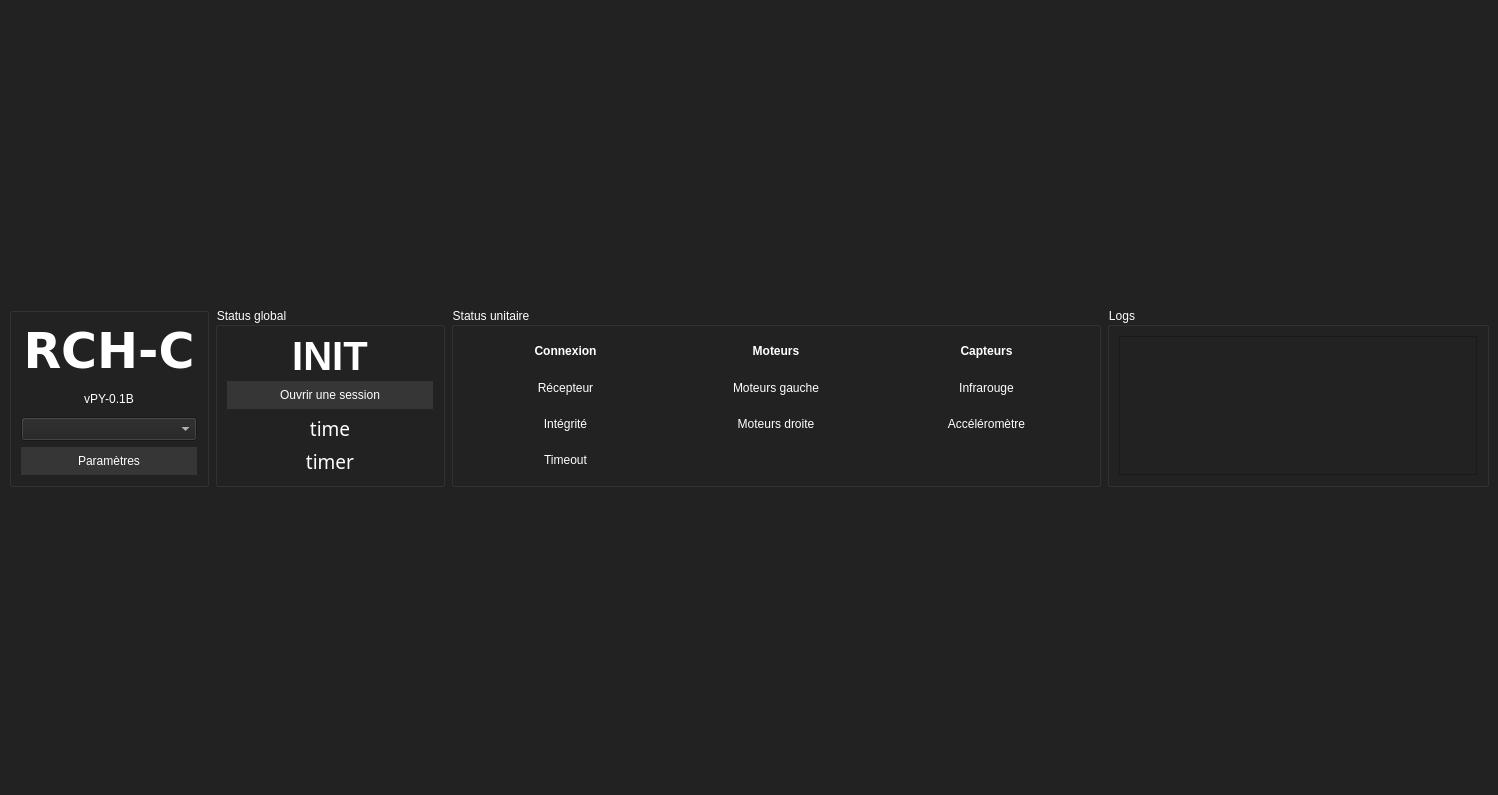
<?xml version="1.0" encoding="UTF-8"?>
<ui version="4.0">
 <class>MainWindow</class>
 <widget class="QMainWindow" name="MainWindow">
  <property name="geometry">
   <rect>
    <x>0</x>
    <y>0</y>
    <width>1498</width>
    <height>795</height>
   </rect>
  </property>
  <property name="baseSize">
   <size>
    <width>1280</width>
    <height>720</height>
   </size>
  </property>
  <property name="windowTitle">
   <string>RCH-C</string>
  </property>
  <property name="styleSheet">
   <string notr="true">QMainWindow {
	margin: 10px;
}

QMainWindow, QWidget {
	background-color: #222;
	color: #fff;
}

QPushButton {
	padding: 5px 8px;
	background-color: #363636;
	color: #fff;
	border: 2px solid #363636;
}

QPushButton:hover {
	border-color: #444;
}

QPushButton:pressed {
	background-color: #444;
}

QLabel[objectName^=&quot;statusLabel_&quot;] {
	background-color: #363636;
}

PlotWidget {
	border: 1px solid #363636;
}

QProgressBar {
    text-align: center;
}

 QProgressBar::chunk {
	background-color: #2ecc71;
	text-align: center;
 }</string>
  </property>
  <widget class="QWidget" name="centralwidget">
   <layout class="QGridLayout" name="gridLayout_2">
    <item row="0" column="2" colspan="2">
     <widget class="QGroupBox" name="statusBox">
      <property name="minimumSize">
       <size>
        <width>650</width>
        <height>0</height>
       </size>
      </property>
      <property name="maximumSize">
       <size>
        <width>650</width>
        <height>180</height>
       </size>
      </property>
      <property name="title">
       <string>Status unitaire</string>
      </property>
      <layout class="QHBoxLayout" name="horizontalLayout">
       <item>
        <layout class="QVBoxLayout" name="verticalLayout_6">
         <item>
          <widget class="QLabel" name="statusLabel_connexion">
           <property name="font">
            <font>
             <bold>true</bold>
            </font>
           </property>
           <property name="text">
            <string>Connexion</string>
           </property>
           <property name="alignment">
            <set>Qt::AlignCenter</set>
           </property>
          </widget>
         </item>
         <item>
          <widget class="QLabel" name="statusLabel_recepteur">
           <property name="text">
            <string>Récepteur</string>
           </property>
           <property name="alignment">
            <set>Qt::AlignCenter</set>
           </property>
          </widget>
         </item>
         <item>
          <widget class="QLabel" name="statusLabel_integrite">
           <property name="text">
            <string>Intégrité</string>
           </property>
           <property name="alignment">
            <set>Qt::AlignCenter</set>
           </property>
          </widget>
         </item>
         <item>
          <widget class="QLabel" name="statusLabel_timeout">
           <property name="text">
            <string>Timeout</string>
           </property>
           <property name="alignment">
            <set>Qt::AlignCenter</set>
           </property>
          </widget>
         </item>
        </layout>
       </item>
       <item>
        <layout class="QVBoxLayout" name="verticalLayout_5">
         <item>
          <widget class="QLabel" name="statusLabel_motors">
           <property name="font">
            <font>
             <bold>true</bold>
            </font>
           </property>
           <property name="text">
            <string>Moteurs</string>
           </property>
           <property name="alignment">
            <set>Qt::AlignCenter</set>
           </property>
          </widget>
         </item>
         <item>
          <widget class="QLabel" name="statusLabel_motorL">
           <property name="text">
            <string>Moteurs gauche</string>
           </property>
           <property name="alignment">
            <set>Qt::AlignCenter</set>
           </property>
          </widget>
         </item>
         <item>
          <widget class="QLabel" name="statusLabel_motorR">
           <property name="text">
            <string>Moteurs droite</string>
           </property>
           <property name="alignment">
            <set>Qt::AlignCenter</set>
           </property>
          </widget>
         </item>
         <item>
          <widget class="QLabel" name="label_4">
           <property name="text">
            <string/>
           </property>
          </widget>
         </item>
        </layout>
       </item>
       <item>
        <layout class="QVBoxLayout" name="verticalLayout_4">
         <item>
          <widget class="QLabel" name="statusLabel_sensors">
           <property name="font">
            <font>
             <bold>true</bold>
            </font>
           </property>
           <property name="text">
            <string>Capteurs</string>
           </property>
           <property name="alignment">
            <set>Qt::AlignCenter</set>
           </property>
          </widget>
         </item>
         <item>
          <widget class="QLabel" name="statusLabel_ir">
           <property name="text">
            <string>Infrarouge</string>
           </property>
           <property name="alignment">
            <set>Qt::AlignCenter</set>
           </property>
          </widget>
         </item>
         <item>
          <widget class="QLabel" name="statusLabel_acc">
           <property name="text">
            <string>Accéléromètre</string>
           </property>
           <property name="alignment">
            <set>Qt::AlignCenter</set>
           </property>
          </widget>
         </item>
         <item>
          <widget class="QLabel" name="label_6">
           <property name="text">
            <string/>
           </property>
          </widget>
         </item>
        </layout>
       </item>
      </layout>
     </widget>
    </item>
    <item row="0" column="1">
     <widget class="QGroupBox" name="globalStatusBox">
      <property name="minimumSize">
       <size>
        <width>230</width>
        <height>0</height>
       </size>
      </property>
      <property name="maximumSize">
       <size>
        <width>230</width>
        <height>180</height>
       </size>
      </property>
      <property name="title">
       <string>Status global</string>
      </property>
      <layout class="QVBoxLayout" name="verticalLayout">
       <item>
        <widget class="QLabel" name="statusLabel_global">
         <property name="font">
          <font>
           <pointsize>30</pointsize>
           <bold>true</bold>
          </font>
         </property>
         <property name="text">
          <string>INIT</string>
         </property>
         <property name="alignment">
          <set>Qt::AlignCenter</set>
         </property>
        </widget>
       </item>
       <item>
        <widget class="QPushButton" name="sessionButton">
         <property name="text">
          <string>Ouvrir une session</string>
         </property>
        </widget>
       </item>
       <item>
        <widget class="QLabel" name="clockLabel">
         <property name="maximumSize">
          <size>
           <width>16777215</width>
           <height>35</height>
          </size>
         </property>
         <property name="font">
          <font>
           <family>Ubuntu Mono</family>
           <pointsize>14</pointsize>
          </font>
         </property>
         <property name="midLineWidth">
          <number>-2</number>
         </property>
         <property name="text">
          <string>time</string>
         </property>
         <property name="alignment">
          <set>Qt::AlignCenter</set>
         </property>
        </widget>
       </item>
       <item>
        <widget class="QLabel" name="timerLabel">
         <property name="maximumSize">
          <size>
           <width>16777215</width>
           <height>35</height>
          </size>
         </property>
         <property name="font">
          <font>
           <family>Ubuntu Mono</family>
           <pointsize>14</pointsize>
           <bold>false</bold>
          </font>
         </property>
         <property name="text">
          <string>timer</string>
         </property>
         <property name="alignment">
          <set>Qt::AlignCenter</set>
         </property>
        </widget>
       </item>
      </layout>
     </widget>
    </item>
    <item row="0" column="0">
     <widget class="QGroupBox" name="groupBox_4">
      <property name="minimumSize">
       <size>
        <width>200</width>
        <height>0</height>
       </size>
      </property>
      <property name="maximumSize">
       <size>
        <width>200</width>
        <height>180</height>
       </size>
      </property>
      <property name="title">
       <string/>
      </property>
      <property name="flat">
       <bool>false</bool>
      </property>
      <layout class="QGridLayout" name="gridLayout">
       <item row="5" column="0">
        <widget class="QPushButton" name="settingsButton">
         <property name="minimumSize">
          <size>
           <width>0</width>
           <height>0</height>
          </size>
         </property>
         <property name="maximumSize">
          <size>
           <width>16777215</width>
           <height>50</height>
          </size>
         </property>
         <property name="styleSheet">
          <string notr="true"/>
         </property>
         <property name="text">
          <string>Paramètres</string>
         </property>
         <property name="checkable">
          <bool>false</bool>
         </property>
         <property name="flat">
          <bool>false</bool>
         </property>
        </widget>
       </item>
       <item row="0" column="0">
        <widget class="QLabel" name="label">
         <property name="font">
          <font>
           <family>DejaVu Sans</family>
           <pointsize>37</pointsize>
           <bold>true</bold>
          </font>
         </property>
         <property name="text">
          <string>RCH-C</string>
         </property>
         <property name="textFormat">
          <enum>Qt::AutoText</enum>
         </property>
         <property name="alignment">
          <set>Qt::AlignCenter</set>
         </property>
        </widget>
       </item>
       <item row="2" column="0">
        <widget class="QLabel" name="label_2">
         <property name="maximumSize">
          <size>
           <width>16777215</width>
           <height>30</height>
          </size>
         </property>
         <property name="text">
          <string>vPY-0.1B</string>
         </property>
         <property name="alignment">
          <set>Qt::AlignCenter</set>
         </property>
        </widget>
       </item>
       <item row="4" column="0">
        <widget class="QComboBox" name="serialComboBox">
         <property name="maximumSize">
          <size>
           <width>16777215</width>
           <height>30</height>
          </size>
         </property>
         <property name="currentText">
          <string/>
         </property>
        </widget>
       </item>
      </layout>
     </widget>
    </item>
    <item row="0" column="4">
     <widget class="QGroupBox" name="groupBox_2">
      <property name="maximumSize">
       <size>
        <width>16777215</width>
        <height>180</height>
       </size>
      </property>
      <property name="title">
       <string>Logs</string>
      </property>
      <layout class="QGridLayout" name="gridLayout_5">
       <item row="0" column="0">
        <widget class="QPlainTextEdit" name="logTextEdit">
         <property name="font">
          <font>
           <family>Ubuntu Mono</family>
          </font>
         </property>
         <property name="readOnly">
          <bool>true</bool>
         </property>
         <property name="textInteractionFlags">
          <set>Qt::TextSelectableByKeyboard|Qt::TextSelectableByMouse</set>
         </property>
        </widget>
       </item>
      </layout>
     </widget>
    </item>
    <item row="1" column="0" colspan="5">
     <layout class="QGridLayout" name="gridCustomUi"/>
    </item>
   </layout>
  </widget>
 </widget>
 <resources/>
 <connections/>
</ui>
